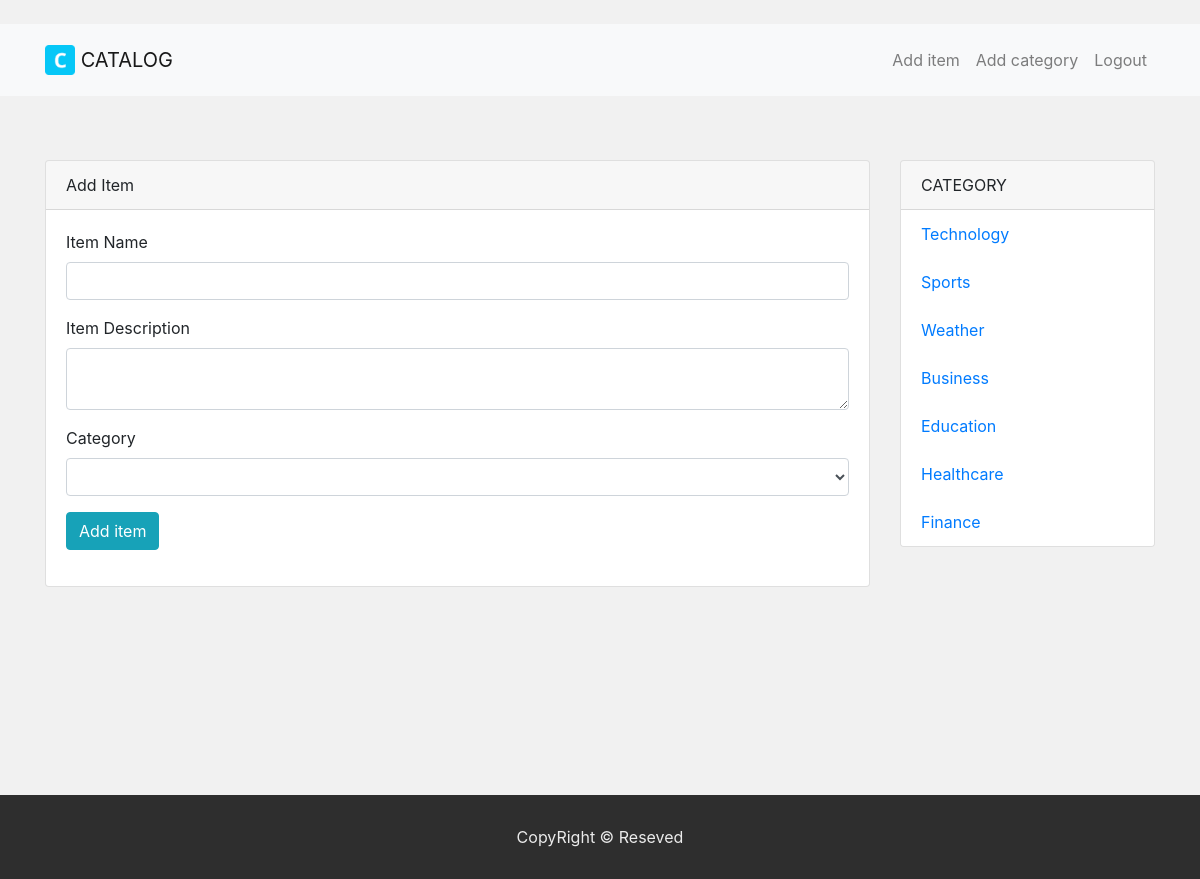
The page /add-item (signed in) on the database its author committed.
### cat_app/modules.py (models this page shows, shortened)
class Category(db.Model):
    id = db.Column(db.Integer, primary_key=True)
    name = db.Column(db.String(40), nullable=False)
    items = db.relationship("Items", backref="category", lazy=True)

### cat_app/route.py (the view, shortened to what this page needs)
@app.route("/add-item", methods=['GET', 'POST'])
@login_required
def addItem():
    form = NewItem()
    return render_template("add_item.html", form=form, title="Add Item")

### cat_app/forms.py (shortened to what this page needs)
class NewItem(FlaskForm):
    title = StringField("Item Name", validators=[DataRequired()])
    content = TextAreaField("Item Description", validators=[DataRequired()])
    category = QuerySelectField(
                                query_factory=cat_query,
                                allow_blank=True,
                                get_label='name',
                                validators=[DataRequired()]
                                )
    submit = SubmitField("Add item")

### cat_app/forms.py (called while the page is built)
def cat_query():
    return Category.query

### cat_app/modules.py (called while the page is built)
@login_manger.user_loader
def load_user(user_id):
    return User.query.get(int(user_id))

### cat_app/route.py (called while the page is built)
def all_cat():
    all_cat = Category.query.all()
    return all_cat

@app.context_processor
def context():
    return dict(all_cat=all_cat)

### cat_app/templates/add_item.html (shortened to what this page needs)
{% extends "base.html"%}
{%block content %}
<form method="POST">
    <div class="form-group">
        {{form.title.label()}}
        {{form.title(class="form-control")}}
    </div>
    <div class="form-group">
        {{form.content.label()}}
        {{form.content(class="form-control")}}
    </div>
    <div class="form-group">
        {{form.category.label()}}
        {% if form.category.errors%}
        {%for error in form.category.errors%}
        {{form.category(class="form-control is-invalid")}}
        <div class="invalid-feedback">{{error}}</div>
        {%endfor%}
        {%else%}
        {{form.category(class="form-control")}}
        {%endif%}
    </div>
    <div class="form-group">
        {{form.submit(class="btn btn-info")}}
    </div>
</form>
{% endblock %}

### cat_app/templates/base.html (shortened to what this page needs)
<!DOCTYPE html>
<html lang="en">
<head>
    <link rel="stylesheet" href="https://stackpath.bootstrapcdn.com/bootstrap/4.3.1/css/bootstrap.min.css">
    <link rel="stylesheet" href="{{url_for('static',filename='css/style.css')}}">
</head>
<body>
    <nav class="navbar navbar-light navbar-expand-lg  bg-light p-3 mt-4">
        <div class="container">
             <a class="navbar-brand" href="{{url_for('home')}}">
          <img src="{{url_for('static',filename = 'img/logo.png')}}" width="30" height="30" class="d-inline-block align-top" alt="Site logo">
          CATALOG
        </a>
        <div class="collapse navbar-collapse" id="navbarNavAltMarkup">
            <ul class="navbar-nav justify-content-end">
                {% if current_user.is_authenticated %}
                <a class="nav-item nav-link" href="{{url_for('addItem')}}">
                    Add item
                </a>
                <a class="nav-item nav-link" href="{{url_for('new_cat')}}">
                    Add category
                </a>
                <a class="nav-item nav-link" href="{{url_for('logout')}}">Logout</a>
                {% endif %}
            </ul>
          </div>
        </div>
      </nav>
      <div class="container mt-5 mb-5">
          <div class="row">
              <div class="col-md-9">
                    <div class="card">
                        <div class="card-header">{{ title }}</div>
                        <div class="card-body">
                                {% block content %}
                                {% endblock %}
                        </div>
                    </div>
                </div>
              <div class="col-md-3">
                  <div class="card">
                      <div class="card-header">
                          CATEGORY
                      </div>
                      <ul class="list-group list-group-flush">
                        {% if all_cat() %}
                          {% for cat in all_cat() %}
                          <a href="{{url_for('catlog',id=cat.id)}}"><li class="list-group-item">{{cat.name}}</li></a>
                          {% endfor %}
                        {% endif %}
                      </ul>
                  </div>
              </div>
          </div>
      </div>
      <section class="footer container-fluid mt-5">
        <footer class="row">
            <div class="col-md-12 footer-content">
                    <span>
                            CopyRight © Reseved
                    </span>
            </div>
        </footer>
    </section>
</body>
</html>

### cat_app/static/css/style.css (style rules this page uses)
body { background: #f1f1f1; height: 100%; min-height: 100%; }
html { height: 100%; box-sizing: border-box; }
.footer-content { background: #2e2e2e; }
.footer-content span { padding: 30px; text-align: center; color: #ebebeb; display: block; }
.footer { position: relative; right: 0; bottom: -20%; left: 0; }
@media (min-width: 768px) { .navbar-nav { width: 100%; text-align: center; } }
@media (min-width: 768px) { .navbar-nav > a { float: none; display: inline-block; } }

### rows shown on the page
Category: name "Technology"
Category: name "Sports"
Category: name "Weather"
Category: name "Business"
Category: name "Education"
Category: name "Healthcare"
Category: name "Finance"

### other values the page prints
{{ title }} "Add Item"
